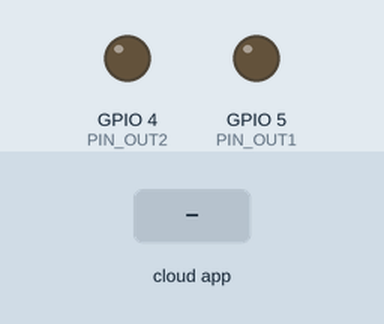
Bench run of a sketch on a simulated ESP32. Parts: output pins drawn as LEDs (lit = HIGH). Inputs (shaded band) come from the test bench. WiFi joins after 1.5 s; servers stay silent unless stated; what the sketch prints to the serial monitor is not drawn.

Above: at 3.0 s.
3.1 s: the phone or cloud app sets Position to Left
At 3.8 s:
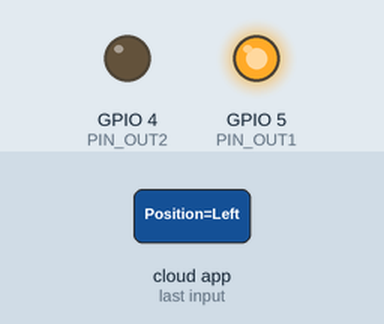
4.6 s: the phone or cloud app sets Position to Right
At 5.1 s:
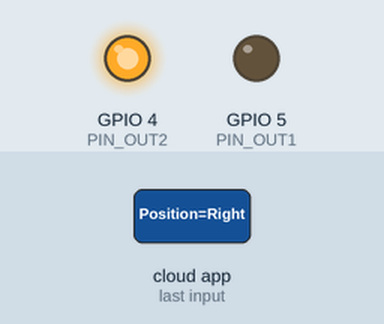
6.1 s: the phone or cloud app sets Position to Center
At 7.3 s:
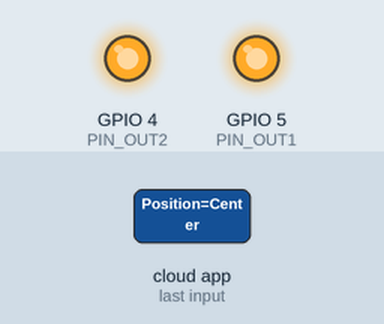
Timing chart, 0 to 9.1 s (numbered marks = the images above; inputs shaded):
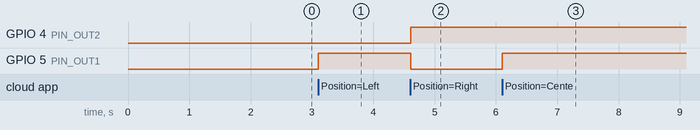

The sketch:

Firebase_Connection_ESP32.ino
```cpp
// ESP32 version of Firebase_Connection.ino (converted from NodeMCU/ESP8266)
//
// Libraries required (install via Library Manager):
//  - "Firebase ESP32 Client" by mobizt  (a.k.a. Firebase-ESP-Client)
//    *OR* the legacy "FirebaseESP32" library. This sketch uses the legacy API for minimal diffs.
//  - "ESP32" board package by Espressif Systems
//
// If you cannot find "FirebaseESP32", install "Firebase ESP32 Client" and follow the notes below.
//
// ======================= IMPORTANT =======================
// Replace FIREBASE_HOST with your RTDB host, e.g. "your-project-id.firebaseio.com"
// Replace FIREBASE_AUTH with your RTDB secret (Database -> Rules -> Legacy Token) if using legacy auth.
// =========================================================

#include <WiFi.h>
// Use one of the following Firebase libraries:
// Legacy (similar API to your original):
#include "FirebaseESP32.h"
// Modern library (alternative):
// #include <Firebase_ESP_Client.h>  // then follow the "NOTE: Modern library" section below

// ---- User Config ----
//#define FIREBASE_HOST "your-project-id.firebaseio.com"  // e.g. "my-app-default-rtdb.firebaseio.com"
//#define FIREBASE_AUTH "YOUR_DATABASE_SECRET"
//#define WIFI_SSID     "YOUR_WIFI_SSID"
//#define WIFI_PASSWORD "YOUR_WIFI_PASSWORD"

//----ivp info---
#define FIREBASE_HOST "nodemcu-6a1b8-wheelchair-default-rtdb.firebaseio.com"  //Change to your Firebase RTDB project ID e.g. Your_Project_ID.firebaseio.com
#define FIREBASE_AUTH "fCcgpXcBfCDhSk8DAZDjj7iHngymPZ5OBXJTkD0h" //Change to your Firebase RTDB secret password
#define WIFI_SSID "phoque6's Galaxy S10+"
#define WIFI_PASSWORD "rtui3148"

// Path to listen for commands
String path = "/Position";

// Map former NodeMCU pins D1 (GPIO5) and D2 (GPIO4) to ESP32 GPIOs
// You can change these to any safe GPIOs, e.g., 4 and 5 are OK on most ESP32 dev boards.
const int PIN_OUT1 = 5;  // was D1 on NodeMCU
const int PIN_OUT2 = 4;  // was D2 on NodeMCU

// Firebase data object
FirebaseData fbdo;

void connectWiFi() {
  WiFi.mode(WIFI_STA);
  WiFi.begin(WIFI_SSID, WIFI_PASSWORD);
  Serial.print("Connecting to WiFi");
  while (WiFi.status() != WL_CONNECTED) {
    delay(500);
    Serial.print(".");
  }
  Serial.println();
  Serial.print("Connected. IP: ");
  Serial.println(WiFi.localIP());
}

void setup() {
  Serial.begin(115200);
  delay(200);

  pinMode(PIN_OUT1, OUTPUT);
  pinMode(PIN_OUT2, OUTPUT);
  digitalWrite(PIN_OUT1, LOW);
  digitalWrite(PIN_OUT2, LOW);

  connectWiFi();

  // ---- Legacy FirebaseESP32 style ----
  Firebase.begin(FIREBASE_HOST, FIREBASE_AUTH);
  Firebase.reconnectWiFi(true);

  if (!Firebase.beginStream(fbdo, path)) {
    Serial.println("Could not begin stream");
    Serial.println("Reason: " + fbdo.errorReason());
  } else {
    Serial.println("Stream started on: " + path);
  }
}

void loop() {
  // Keep the stream alive and read new data
  if (!Firebase.readStream(fbdo)) {
    Serial.println("Stream read failed");
    Serial.println("Reason: " + fbdo.errorReason());
    delay(500);
    return;
  }

  if (fbdo.streamTimeout()) {
    Serial.println("Stream timeout, resuming...");
  }

  if (fbdo.streamAvailable()) {
    if (fbdo.dataType() == "string") {
      String str = fbdo.stringData();
      str.trim();
      Serial.print("Command: ");
      Serial.println(str);

      if (str.equalsIgnoreCase("Left")) {
        digitalWrite(PIN_OUT1, HIGH);
        digitalWrite(PIN_OUT2, LOW);
      } else if (str.equalsIgnoreCase("Right")) {
        digitalWrite(PIN_OUT1, LOW);
        digitalWrite(PIN_OUT2, HIGH);
      } else if (str.equalsIgnoreCase("Center")) {
        digitalWrite(PIN_OUT1, HIGH);
        digitalWrite(PIN_OUT2, HIGH);
      } else if (str.equalsIgnoreCase("Stop")) {
        digitalWrite(PIN_OUT1, LOW);
        digitalWrite(PIN_OUT2, LOW);
      } else {
        Serial.println("Unknown command");
      }
    } else {
      Serial.print("Non-string data at ");
      Serial.print(fbdo.dataPath());
      Serial.print(" type: ");
      Serial.println(fbdo.dataType());
    }
  }

  delay(10);
}

/* ================== NOTE: Modern library (Firebase_ESP_Client) ==================
If you prefer/need the modern library, use this template instead of the legacy includes:

#include <WiFi.h>
#include <Firebase_ESP_Client.h>
#include "addons/RTDBHelper.h"

FirebaseData fbdo;
FirebaseAuth auth;
FirebaseConfig config;

void setup() {
  Serial.begin(115200);
  pinMode(PIN_OUT1, OUTPUT);
  pinMode(PIN_OUT2, OUTPUT);

  WiFi.begin(WIFI_SSID, WIFI_PASSWORD);
  while (WiFi.status() != WL_CONNECTED) { delay(300); Serial.print("."); }

  config.database_url = "https://your-project-id.firebaseio.com";
  config.signer.tokens.legacy_token = FIREBASE_AUTH; // if using database secret

  Firebase.begin(&config, &auth);
  Firebase.reconnectWiFi(true);

  if (!Firebase.RTDB.beginStream(&fbdo, path.c_str())) {
    Serial.println(fbdo.errorReason());
  }
}

void loop() {
  if (!Firebase.RTDB.readStream(&fbdo)) {
    Serial.println(fbdo.errorReason());
    return;
  }
  if (fbdo.streamAvailable()) {
    if (fbdo.dataTypeEnum() == fb_esp_rtdb_data_type_string) {
      String str = fbdo.to<const char*>();
      // handle commands as above...
    }
  }
}
================================================================================== */
```

Measured:
- after the input at 3.1 s, GPIO 5 (PIN_OUT1): LOW → HIGH at once
- after the input at 4.6 s, GPIO 4 (PIN_OUT2): LOW → HIGH at once; GPIO 5 (PIN_OUT1): HIGH → LOW at once
- after the input at 6.1 s, GPIO 5 (PIN_OUT1): LOW → HIGH at once
